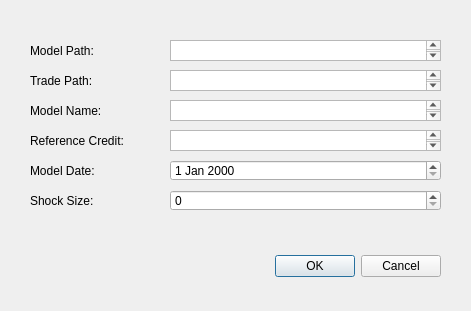
<?xml version="1.0" encoding="UTF-8"?>
<ui version="4.0">
 <class>Dialog</class>
 <widget class="QDialog" name="Dialog">
  <property name="geometry">
   <rect>
    <x>0</x>
    <y>0</y>
    <width>471</width>
    <height>311</height>
   </rect>
  </property>
  <property name="windowTitle">
   <string>Dialog</string>
  </property>
  <widget class="QDialogButtonBox" name="buttonBox">
   <property name="geometry">
    <rect>
     <x>100</x>
     <y>250</y>
     <width>341</width>
     <height>32</height>
    </rect>
   </property>
   <property name="orientation">
    <enum>Qt::Horizontal</enum>
   </property>
   <property name="standardButtons">
    <set>QDialogButtonBox::Cancel|QDialogButtonBox::Ok</set>
   </property>
  </widget>
  <widget class="QPlainTextEdit" name="plainTextEdit">
   <property name="geometry">
    <rect>
     <x>170</x>
     <y>40</y>
     <width>271</width>
     <height>21</height>
    </rect>
   </property>
  </widget>
  <widget class="QLabel" name="label">
   <property name="geometry">
    <rect>
     <x>30</x>
     <y>40</y>
     <width>111</width>
     <height>21</height>
    </rect>
   </property>
   <property name="text">
    <string>Model Path:</string>
   </property>
  </widget>
  <widget class="QLabel" name="label_2">
   <property name="geometry">
    <rect>
     <x>30</x>
     <y>70</y>
     <width>121</width>
     <height>21</height>
    </rect>
   </property>
   <property name="text">
    <string>Trade Path:</string>
   </property>
  </widget>
  <widget class="QPlainTextEdit" name="plainTextEdit_2">
   <property name="geometry">
    <rect>
     <x>170</x>
     <y>70</y>
     <width>271</width>
     <height>21</height>
    </rect>
   </property>
  </widget>
  <widget class="QLabel" name="label_3">
   <property name="geometry">
    <rect>
     <x>30</x>
     <y>100</y>
     <width>121</width>
     <height>21</height>
    </rect>
   </property>
   <property name="text">
    <string>Model Name:</string>
   </property>
  </widget>
  <widget class="QPlainTextEdit" name="plainTextEdit_3">
   <property name="geometry">
    <rect>
     <x>170</x>
     <y>100</y>
     <width>271</width>
     <height>21</height>
    </rect>
   </property>
  </widget>
  <widget class="QLabel" name="label_4">
   <property name="geometry">
    <rect>
     <x>30</x>
     <y>130</y>
     <width>121</width>
     <height>21</height>
    </rect>
   </property>
   <property name="text">
    <string>Reference Credit:</string>
   </property>
  </widget>
  <widget class="QPlainTextEdit" name="plainTextEdit_4">
   <property name="geometry">
    <rect>
     <x>170</x>
     <y>130</y>
     <width>271</width>
     <height>21</height>
    </rect>
   </property>
  </widget>
  <widget class="QLabel" name="label_5">
   <property name="geometry">
    <rect>
     <x>30</x>
     <y>160</y>
     <width>121</width>
     <height>21</height>
    </rect>
   </property>
   <property name="text">
    <string>Model Date:</string>
   </property>
  </widget>
  <widget class="QDateEdit" name="dateEdit">
   <property name="geometry">
    <rect>
     <x>170</x>
     <y>160</y>
     <width>271</width>
     <height>21</height>
    </rect>
   </property>
  </widget>
  <widget class="QSpinBox" name="spinBox">
   <property name="geometry">
    <rect>
     <x>170</x>
     <y>190</y>
     <width>271</width>
     <height>21</height>
    </rect>
   </property>
  </widget>
  <widget class="QLabel" name="label_6">
   <property name="geometry">
    <rect>
     <x>30</x>
     <y>190</y>
     <width>121</width>
     <height>21</height>
    </rect>
   </property>
   <property name="text">
    <string>Shock Size:</string>
   </property>
  </widget>
 </widget>
 <resources/>
 <connections>
  <connection>
   <sender>buttonBox</sender>
   <signal>accepted()</signal>
   <receiver>Dialog</receiver>
   <slot>accept()</slot>
   <hints>
    <hint type="sourcelabel">
     <x>248</x>
     <y>254</y>
    </hint>
    <hint type="destinationlabel">
     <x>157</x>
     <y>274</y>
    </hint>
   </hints>
  </connection>
  <connection>
   <sender>buttonBox</sender>
   <signal>rejected()</signal>
   <receiver>Dialog</receiver>
   <slot>reject()</slot>
   <hints>
    <hint type="sourcelabel">
     <x>316</x>
     <y>260</y>
    </hint>
    <hint type="destinationlabel">
     <x>286</x>
     <y>274</y>
    </hint>
   </hints>
  </connection>
 </connections>
</ui>
